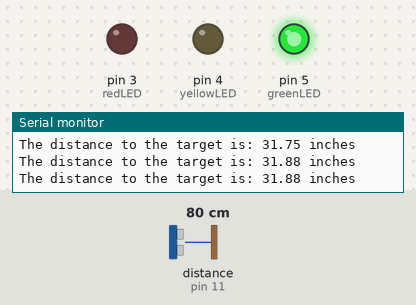
A sketch run on a simulated Arduino Uno, built with avr-gcc and run on an emulated ATmega328P. Parts: output pins drawn as LEDs (lit = HIGH), the last lines printed to the serial monitor. Wiring (inferred from the names in the program): ultrasonic range finder: trigger pin 13; echo pin 11. Inputs (shaded band) come from the test bench; at power-on: distance to the obstacle (sensor on pin 11) 80 cm. The echo pulse lasts 58.3 µs per cm; pins used as bus, display or sensor lines are not drawn.

Above: at 1.3 s.
1.4 s: distance to the obstacle (sensor on pin 11) set to 39 cm
2.9 s: distance to the obstacle (sensor on pin 11) set to 33 cm
At 4.2 s:
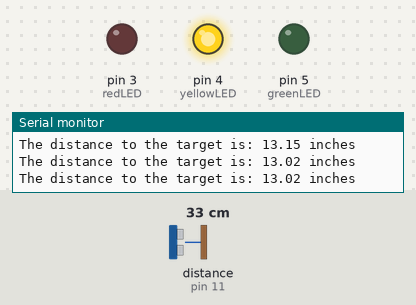
4.5 s: distance to the obstacle (sensor on pin 11) set to 20 cm
7.5 s: distance to the obstacle (sensor on pin 11) set to 16 cm
At 8.7 s:
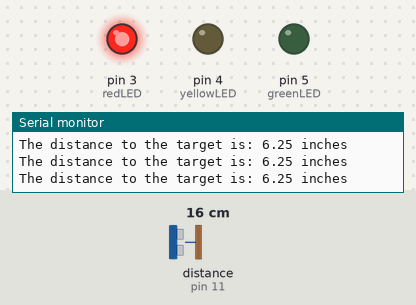
9.0 s: distance to the obstacle (sensor on pin 11) set to 35 cm
At 10.2 s:
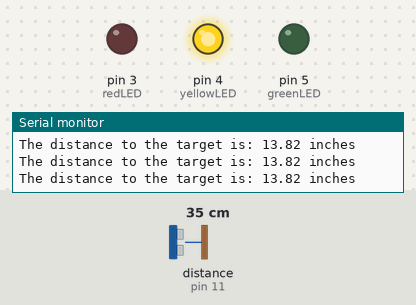
10.5 s: distance to the obstacle (sensor on pin 11) set to 2 cm
At 11.7 s:
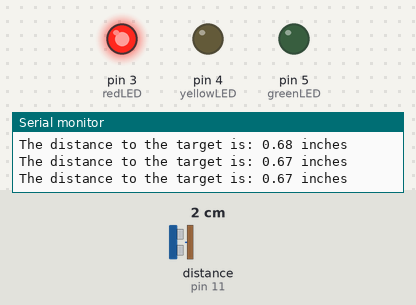
Timing chart, 0 to 13.0 s (numbered marks = the images above; inputs shaded):
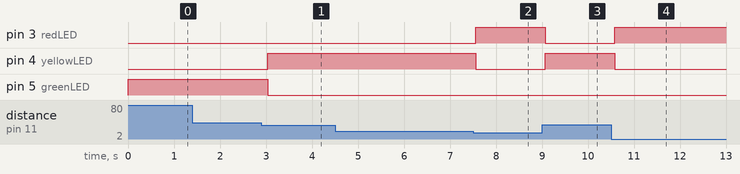

The sketch:

stoplight.ino
```cpp
int trigPin = 13;
int echoPin = 11;
int redLED = 3;
int yellowLED = 4;
int greenLED = 5;
float pingTime;     // Time for ping to travel to target and return
float distance;     // Distance from sensor to target
float speedOfSound = 776.5;   // Speed of Sound in Miles per hour


void setup() {

  Serial.begin(9600);

  pinMode(trigPin,OUTPUT);
  pinMode(echoPin,INPUT);

  pinMode(redLED,OUTPUT);
  pinMode(yellowLED,OUTPUT);
  pinMode(greenLED,OUTPUT);

}

void loop() {

  digitalWrite(trigPin,LOW);
  delayMicroseconds(500);
  digitalWrite(trigPin,HIGH);
  delayMicroseconds(20);
  digitalWrite(trigPin,LOW);

  pingTime = pulseIn(echoPin, HIGH);
  pingTime = pingTime/1000000./3600; // Converts ping time to hours
  distance = speedOfSound * pingTime/2*63360; // Calculates round trip distance in inches

  // Red Light
  if (distance < 7) {
    digitalWrite(greenLED,LOW);
    digitalWrite(yellowLED,LOW);
    digitalWrite(redLED,HIGH);
  }
  // Yellow Light
  else if (distance >= 7 && distance < 14) {
    digitalWrite(greenLED,LOW);
    digitalWrite(yellowLED,HIGH);
    digitalWrite(redLED,LOW);
  }
  // Green Light
  else {
    digitalWrite(greenLED,HIGH);
    digitalWrite(yellowLED,LOW);
    digitalWrite(redLED,LOW);
  }

  Serial.print("The distance to the target is: ");
  Serial.print(distance);
  Serial.println(" inches");
  delay(500);

}
```

Measured:
- the behaviour switches between 36 and 35 cm on distance to the obstacle (sensor on pin 11) (found by bisection; images 0 and 1)
- the behaviour switches between 18 and 17 cm on distance to the obstacle (sensor on pin 11) (found by bisection; images 1 and 2)
- after the input at 2.9 s, pin 4 (yellowLED): LOW → HIGH after 0.13 s; pin 5 (greenLED): HIGH → LOW after 0.13 s
- after the input at 7.5 s, pin 3 (redLED): LOW → HIGH after 0.06 s; pin 4 (yellowLED): HIGH → LOW after 0.06 s
- after the input at 9.0 s, pin 3 (redLED): HIGH → LOW after 0.07 s; pin 4 (yellowLED): LOW → HIGH after 0.07 s
- after the input at 10.5 s, pin 3 (redLED): LOW → HIGH after 0.08 s; pin 4 (yellowLED): HIGH → LOW after 0.08 s
